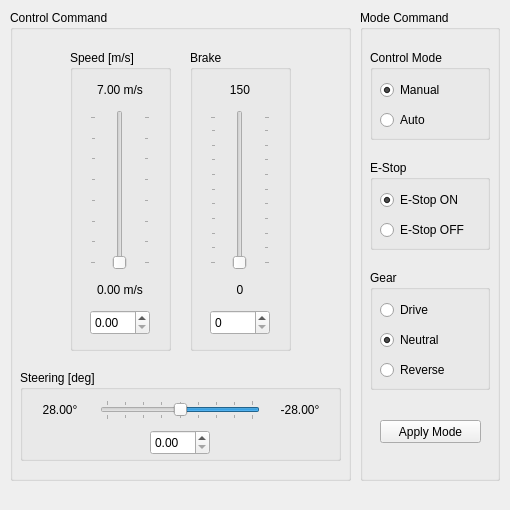
<?xml version="1.0" encoding="UTF-8"?>
<ui version="4.0">
 <class>ControlPanelDockWidget</class>
 <widget class="QDockWidget" name="ControlPanelDockWidget">
  <property name="geometry">
   <rect>
    <x>0</x>
    <y>0</y>
    <width>510</width>
    <height>510</height>
   </rect>
  </property>
  <property name="minimumSize">
   <size>
    <width>510</width>
    <height>510</height>
   </size>
  </property>
  <property name="maximumSize">
   <size>
    <width>510</width>
    <height>510</height>
   </size>
  </property>
  <property name="windowTitle">
   <string>ERP42 Controller</string>
  </property>
  <widget class="QWidget" name="dockWidgetContents">
   <widget class="QGroupBox" name="groupBox_4">
    <property name="geometry">
     <rect>
      <x>360</x>
      <y>10</y>
      <width>140</width>
      <height>471</height>
     </rect>
    </property>
    <property name="title">
     <string>Mode Command</string>
    </property>
    <widget class="QGroupBox" name="groupBox_2">
     <property name="geometry">
      <rect>
       <x>10</x>
       <y>40</y>
       <width>120</width>
       <height>90</height>
      </rect>
     </property>
     <property name="title">
      <string>Control Mode</string>
     </property>
     <widget class="QRadioButton" name="auto_mode_button">
      <property name="geometry">
       <rect>
        <x>10</x>
        <y>60</y>
        <width>100</width>
        <height>20</height>
       </rect>
      </property>
      <property name="text">
       <string>Auto</string>
      </property>
     </widget>
     <widget class="QRadioButton" name="manual_mode_button">
      <property name="geometry">
       <rect>
        <x>10</x>
        <y>30</y>
        <width>100</width>
        <height>20</height>
       </rect>
      </property>
      <property name="text">
       <string>Manual</string>
      </property>
      <property name="checked">
       <bool>true</bool>
      </property>
     </widget>
    </widget>
    <widget class="QGroupBox" name="groupBox_3">
     <property name="geometry">
      <rect>
       <x>10</x>
       <y>260</y>
       <width>120</width>
       <height>120</height>
      </rect>
     </property>
     <property name="title">
      <string>Gear</string>
     </property>
     <widget class="QRadioButton" name="reverse_button">
      <property name="geometry">
       <rect>
        <x>10</x>
        <y>90</y>
        <width>100</width>
        <height>20</height>
       </rect>
      </property>
      <property name="text">
       <string>Reverse</string>
      </property>
     </widget>
     <widget class="QRadioButton" name="drive_button">
      <property name="geometry">
       <rect>
        <x>10</x>
        <y>30</y>
        <width>100</width>
        <height>20</height>
       </rect>
      </property>
      <property name="text">
       <string>Drive</string>
      </property>
     </widget>
     <widget class="QRadioButton" name="neutral_button">
      <property name="geometry">
       <rect>
        <x>10</x>
        <y>60</y>
        <width>100</width>
        <height>20</height>
       </rect>
      </property>
      <property name="text">
       <string>Neutral</string>
      </property>
      <property name="checked">
       <bool>true</bool>
      </property>
     </widget>
    </widget>
    <widget class="QGroupBox" name="groupBox">
     <property name="geometry">
      <rect>
       <x>10</x>
       <y>150</y>
       <width>120</width>
       <height>90</height>
      </rect>
     </property>
     <property name="title">
      <string>E-Stop</string>
     </property>
     <widget class="QRadioButton" name="estop_off_button">
      <property name="geometry">
       <rect>
        <x>10</x>
        <y>60</y>
        <width>100</width>
        <height>20</height>
       </rect>
      </property>
      <property name="text">
       <string>E-Stop OFF</string>
      </property>
     </widget>
     <widget class="QRadioButton" name="estop_on_button">
      <property name="geometry">
       <rect>
        <x>10</x>
        <y>30</y>
        <width>100</width>
        <height>20</height>
       </rect>
      </property>
      <property name="text">
       <string>E-Stop ON</string>
      </property>
      <property name="checked">
       <bool>true</bool>
      </property>
     </widget>
    </widget>
    <widget class="QPushButton" name="apply_mode_button">
     <property name="geometry">
      <rect>
       <x>20</x>
       <y>410</y>
       <width>101</width>
       <height>23</height>
      </rect>
     </property>
     <property name="text">
      <string>Apply Mode</string>
     </property>
    </widget>
   </widget>
   <widget class="QGroupBox" name="groupBox_8">
    <property name="geometry">
     <rect>
      <x>10</x>
      <y>10</y>
      <width>341</width>
      <height>471</height>
     </rect>
    </property>
    <property name="title">
     <string>Control Command</string>
    </property>
    <widget class="QGroupBox" name="groupBox_5">
     <property name="geometry">
      <rect>
       <x>60</x>
       <y>40</y>
       <width>101</width>
       <height>301</height>
      </rect>
     </property>
     <property name="title">
      <string>Speed [m/s]</string>
     </property>
     <widget class="QSlider" name="speed_slider">
      <property name="geometry">
       <rect>
        <x>20</x>
        <y>60</y>
        <width>60</width>
        <height>160</height>
       </rect>
      </property>
      <property name="maximum">
       <number>70</number>
      </property>
      <property name="orientation">
       <enum>Qt::Vertical</enum>
      </property>
      <property name="tickPosition">
       <enum>QSlider::TicksBothSides</enum>
      </property>
     </widget>
     <widget class="QDoubleSpinBox" name="speed_spin_box">
      <property name="geometry">
       <rect>
        <x>20</x>
        <y>260</y>
        <width>60</width>
        <height>25</height>
       </rect>
      </property>
     </widget>
     <widget class="QLabel" name="label">
      <property name="geometry">
       <rect>
        <x>20</x>
        <y>30</y>
        <width>60</width>
        <height>20</height>
       </rect>
      </property>
      <property name="text">
       <string>7.00 m/s</string>
      </property>
      <property name="alignment">
       <set>Qt::AlignCenter</set>
      </property>
     </widget>
     <widget class="QLabel" name="label_2">
      <property name="geometry">
       <rect>
        <x>20</x>
        <y>230</y>
        <width>60</width>
        <height>20</height>
       </rect>
      </property>
      <property name="text">
       <string>0.00 m/s</string>
      </property>
      <property name="alignment">
       <set>Qt::AlignCenter</set>
      </property>
     </widget>
    </widget>
    <widget class="QGroupBox" name="groupBox_6">
     <property name="geometry">
      <rect>
       <x>180</x>
       <y>40</y>
       <width>101</width>
       <height>301</height>
      </rect>
     </property>
     <property name="title">
      <string>Brake</string>
     </property>
     <widget class="QSlider" name="brake_slider">
      <property name="geometry">
       <rect>
        <x>20</x>
        <y>60</y>
        <width>60</width>
        <height>160</height>
       </rect>
      </property>
      <property name="orientation">
       <enum>Qt::Vertical</enum>
      </property>
      <property name="tickPosition">
       <enum>QSlider::TicksBothSides</enum>
      </property>
     </widget>
     <widget class="QLabel" name="label_5">
      <property name="geometry">
       <rect>
        <x>20</x>
        <y>30</y>
        <width>60</width>
        <height>20</height>
       </rect>
      </property>
      <property name="text">
       <string>150</string>
      </property>
      <property name="alignment">
       <set>Qt::AlignCenter</set>
      </property>
     </widget>
     <widget class="QLabel" name="label_6">
      <property name="geometry">
       <rect>
        <x>20</x>
        <y>230</y>
        <width>60</width>
        <height>20</height>
       </rect>
      </property>
      <property name="text">
       <string>0</string>
      </property>
      <property name="alignment">
       <set>Qt::AlignCenter</set>
      </property>
     </widget>
     <widget class="QSpinBox" name="brake_spin_box">
      <property name="geometry">
       <rect>
        <x>20</x>
        <y>260</y>
        <width>60</width>
        <height>25</height>
       </rect>
      </property>
     </widget>
    </widget>
    <widget class="QGroupBox" name="groupBox_7">
     <property name="geometry">
      <rect>
       <x>10</x>
       <y>360</y>
       <width>321</width>
       <height>91</height>
      </rect>
     </property>
     <property name="title">
      <string>Steering [deg]</string>
     </property>
     <widget class="QSlider" name="steering_slider">
      <property name="geometry">
       <rect>
        <x>80</x>
        <y>30</y>
        <width>160</width>
        <height>20</height>
       </rect>
      </property>
      <property name="minimum">
       <number>-28</number>
      </property>
      <property name="maximum">
       <number>28</number>
      </property>
      <property name="orientation">
       <enum>Qt::Horizontal</enum>
      </property>
      <property name="invertedAppearance">
       <bool>true</bool>
      </property>
      <property name="tickPosition">
       <enum>QSlider::TicksBothSides</enum>
      </property>
      <property name="tickInterval">
       <number>7</number>
      </property>
     </widget>
     <widget class="QDoubleSpinBox" name="steering_spin_box">
      <property name="geometry">
       <rect>
        <x>130</x>
        <y>60</y>
        <width>60</width>
        <height>25</height>
       </rect>
      </property>
     </widget>
     <widget class="QLabel" name="label_7">
      <property name="geometry">
       <rect>
        <x>10</x>
        <y>30</y>
        <width>60</width>
        <height>20</height>
       </rect>
      </property>
      <property name="text">
       <string>28.00°</string>
      </property>
      <property name="alignment">
       <set>Qt::AlignCenter</set>
      </property>
     </widget>
     <widget class="QLabel" name="label_8">
      <property name="geometry">
       <rect>
        <x>250</x>
        <y>30</y>
        <width>60</width>
        <height>20</height>
       </rect>
      </property>
      <property name="text">
       <string>-28.00°</string>
      </property>
      <property name="alignment">
       <set>Qt::AlignCenter</set>
      </property>
     </widget>
    </widget>
   </widget>
   <zorder>groupBox_8</zorder>
   <zorder>groupBox_4</zorder>
  </widget>
 </widget>
 <resources/>
 <connections/>
</ui>
